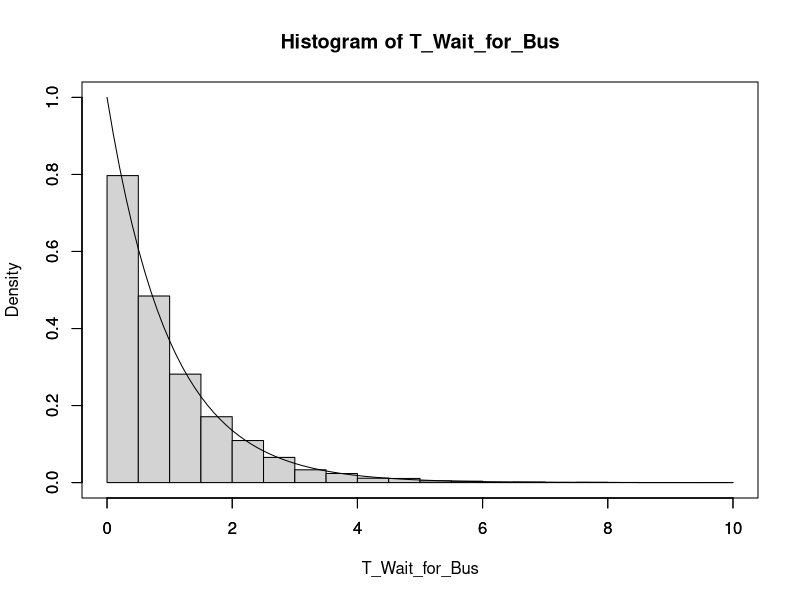
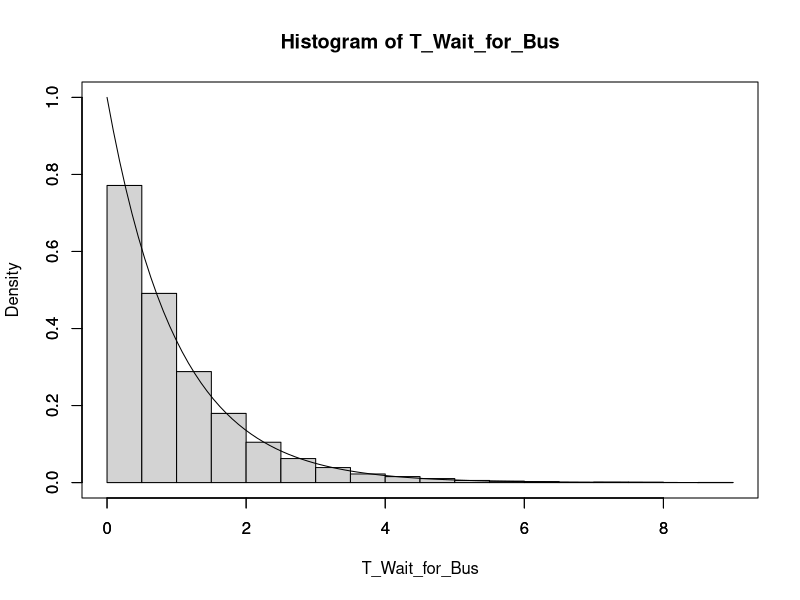
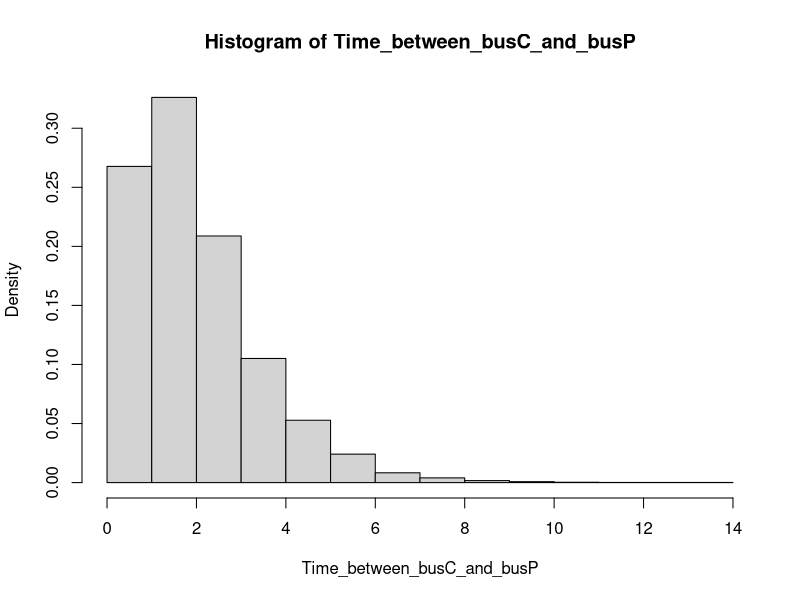

These charts were generated, in order, by the following R code:
## ---- chunk 1
set.seed(2018)
T_Wait_for_Bus <- numeric()
T_Arrival <- 10
repeattimes <- 10000
for (i in 1: repeattimes){
  Time_between_bus <- numeric()
  Bus_After_Arrival <- 0
  Bus_No <- 1
  
  while(Bus_After_Arrival < T_Arrival){
    Time_between_bus[Bus_No] <- rexp(1)
    Bus_After_Arrival <- Bus_After_Arrival + Time_between_bus[Bus_No]
    Bus_No <- Bus_No + 1
  }
  T_Wait_for_Bus[i] <- Bus_After_Arrival - T_Arrival
}
Mean_T_Wait_for_Bus <- mean(T_Wait_for_Bus)
cat('\nOn average, we have to wait', Mean_T_Wait_for_Bus, 'hours for a bus.')

h <- hist(T_Wait_for_Bus, breaks = 15, freq = F, ylim = 0:1)
par(new = T)
curve(dexp(x), xlab = '', ylab = '', xlim = range(h$breaks), ylim = 0:1)
## ---- chunk 2
set.seed(2018)
T_Wait_for_Bus <- numeric()
repeattimes <- 10000
for (i in 1: repeattimes){
  Time_between_bus <- numeric()
  T_Arrival <- runif(1,max = 24)
  Bus_After_Arrival <- 0
  Bus_No <- 1
  
  while(Bus_After_Arrival < T_Arrival){
    Time_between_bus[Bus_No] <- rexp(1)
    Bus_After_Arrival <- Bus_After_Arrival + Time_between_bus[Bus_No]
    Bus_No <- Bus_No + 1
  }
  T_Wait_for_Bus[i] <- Bus_After_Arrival - T_Arrival
}
Mean_T_Wait_for_Bus <- mean(T_Wait_for_Bus)
cat('\nOn average, we have to wait', Mean_T_Wait_for_Bus, 'hours for a bus.')

h <- hist(T_Wait_for_Bus, breaks = 15, freq = F, ylim = 0:1)
par(new = T)
curve(dexp(x), xlab = '', ylab = '', xlim = range(h$breaks), ylim = 0:1)
## ---- chunk 3
Time_between_bus <- rexp(repeattimes,1) 
T_Wait_for_Bus_After_We_Get_Off <- mean(Time_between_bus)
cat('\nIf we get off one bus and wait for the next one to arrive 
on the same route, on average, we have to wait',T_Wait_for_Bus_After_We_Get_Off, 'hours.')
## ---- chunk 4
set.seed(2018)
Time_between_busC_and_busP <- numeric()
T_Arrival <- 10
repeattimes <- 10000
for (i in 1: repeattimes){
  Time_between_bus <- numeric()
  Bus_After_Arrival <- 0
  Bus_No <- 1
  
  while(Bus_After_Arrival < T_Arrival){
    Time_between_bus[Bus_No] <- rexp(1)
    Bus_After_Arrival <- Bus_After_Arrival + Time_between_bus[Bus_No]
    Bus_No <- Bus_No + 1
  }
  Time_between_busC_and_busP[i] <- Time_between_bus[Bus_No-1]
}
Mean_Time_between_busC_and_busP <- mean(Time_between_busC_and_busP)
cat('\nOn average, the time between the arrival of the bus we caught and the one before it is', Mean_Time_between_busC_and_busP, 'hours .')
h <- hist(Time_between_busC_and_busP, breaks = 15, freq = F) # time before and after will be both exponential distribution(reversibility, size-biased sampling)
## ---- chunk 5
Time_between_bus <- rexp(repeattimes,1) 
T_Wait_for_Bus_After_We_Get_Off <- mean(Time_between_bus)
cat('\nThe expected time between any two buses',T_Wait_for_Bus_After_We_Get_Off, 'hours.') 
